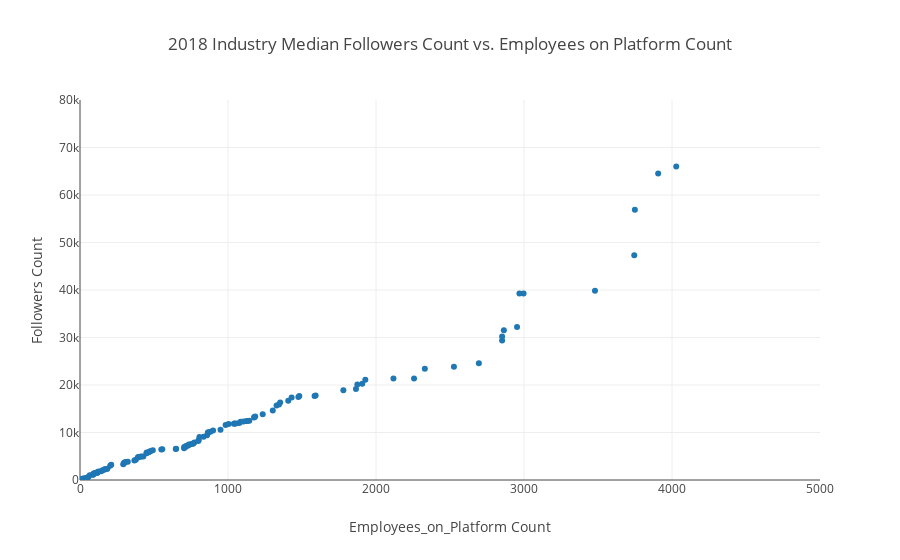

The cell this chart's notebook holds for it:
### Code cell
Now=linkedin[linkedin['as_of_date']>='2018-01-01'].drop_duplicates(subset='dataset_id',keep='last')
y=Now.groupby('industry')['followers_count'].median().sort_values()
x=Now.groupby('industry')['employees_on_platform'].median().sort_values()
data=[go.Scatter(x=x,y=y,mode='markers')]
layout=go.Layout(title='2018 Industry Median Followers Count vs. Employees on Platform Count',
                xaxis=dict(title='Employees_on_Platform Count',range=[0,5000]),
                yaxis=dict(title='Followers Count',range=[0,80000]))
iplot(go.Figure(data=data,layout=layout))
